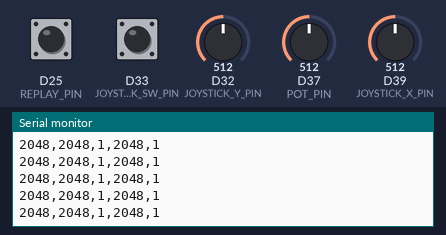
A sketch run on a simulated Arduino Due. Shown: the last lines printed to the serial monitor. The inputs (shaded band) are chosen by the test bench; at power-on: D32 (JOYSTICK_Y_PIN) = 512, D37 (POT_PIN) = 512, D39 (JOYSTICK_X_PIN) = 512, D25 (REPLAY_PIN) HIGH, D33 (JOYSTICK_SW_PIN) HIGH (analog values on the 0–1023 scale).

Above: at 1.2 s.
1.3 s: D32 (JOYSTICK_Y_PIN) set to 716
At 2.1 s:
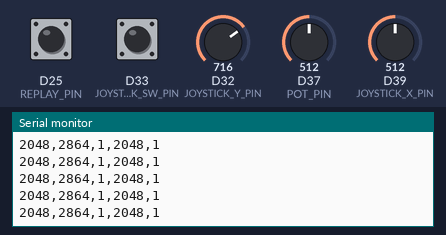
2.8 s: D37 (POT_PIN) set to 716
At 3.3 s:
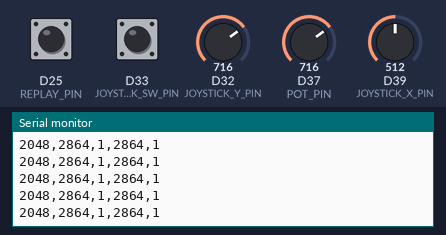
4.3 s: D39 (JOYSTICK_X_PIN) set to 716
At 5.4 s:
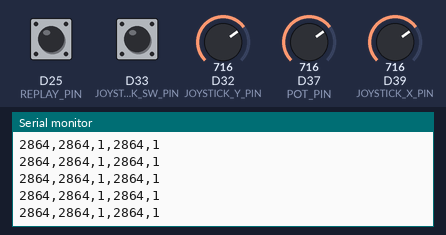
5.8 s: D25 (REPLAY_PIN) pulled LOW for 0.15 s
7.4 s: D33 (JOYSTICK_SW_PIN) pulled LOW for 0.15 s
9.0 s: D32 (JOYSTICK_Y_PIN) set to 900
At 9.8 s:
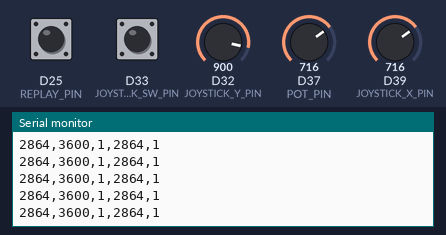
Timing chart, 0 to 11.5 s (numbered marks = the images above; inputs shaded):
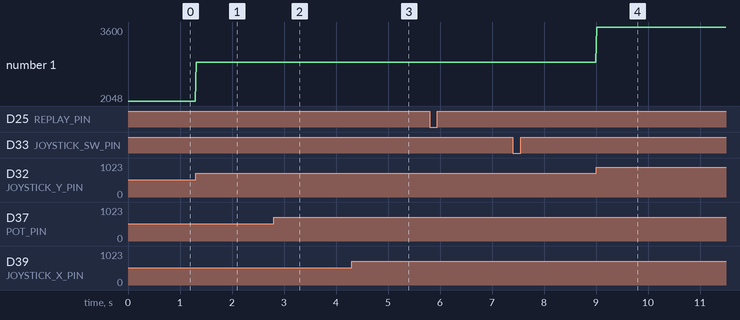

The sketch:

SkyGame.ino
```cpp
const int JOYSTICK_X_PIN = 39;
const int JOYSTICK_Y_PIN = 32;
const int JOYSTICK_SW_PIN = 33;
const int POT_PIN = 37;
const int REPLAY_PIN = 25;

int previousReading;
int stableButton;
unsigned long changedAt = 0;

void setup() {
  Serial.begin(9600);
  analogReadResolution(12);

  pinMode(JOYSTICK_SW_PIN, INPUT_PULLUP);
  pinMode(REPLAY_PIN, INPUT_PULLUP);

  previousReading = digitalRead(REPLAY_PIN);
  stableButton = previousReading;
}

void loop() {
  int reading = digitalRead(REPLAY_PIN);

  // Ignore brief electrical changes when the button is pressed.
  if (reading != previousReading) {
    previousReading = reading;
    changedAt = millis();
  }

  if (millis() - changedAt >= 30) {
    stableButton = reading;
  }

  // Send: X,Y,Z,potentiometer,replayButton
  Serial.print(analogRead(JOYSTICK_X_PIN));
  Serial.print(",");
  Serial.print(analogRead(JOYSTICK_Y_PIN));
  Serial.print(",");
  Serial.print(digitalRead(JOYSTICK_SW_PIN));
  Serial.print(",");
  Serial.print(analogRead(POT_PIN));
  Serial.print(",");
  Serial.println(stableButton);

  delay(20);
}
```

Measured:
- after the input at 1.3 s, the serial monitor: prints a new line at once (image 1)
- after the input at 2.8 s, the serial monitor: prints a new line at once (image 2)
- after the input at 4.3 s, the serial monitor: prints a new line at once (image 3)
- after the input at 9.0 s, the serial monitor: prints a new line at once (image 4)
- plotted number 1: 2048 → 2864 after the input at 1.3 s, 2864 → 3600 after the input at 9.0 s
